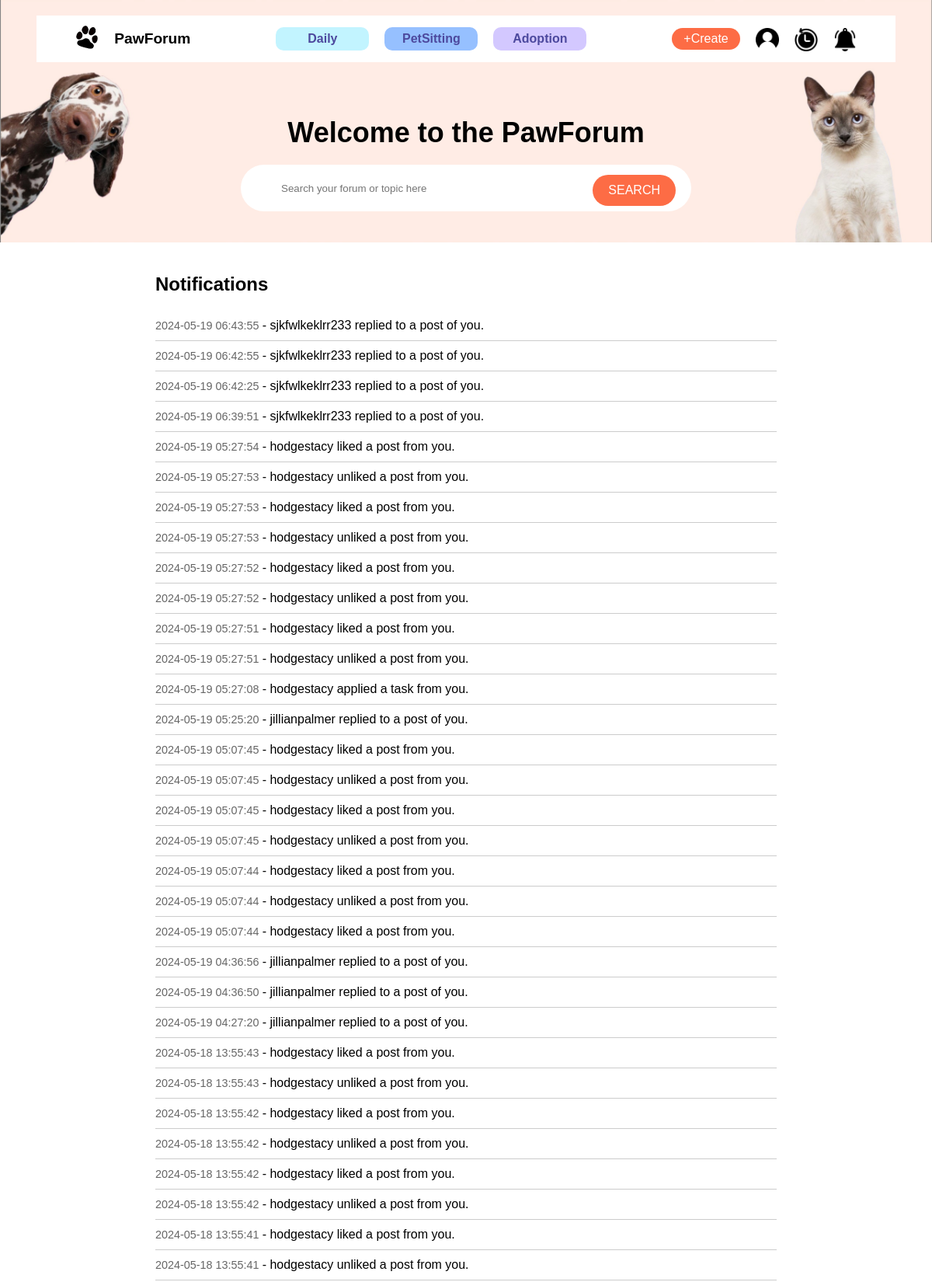
/notification (signed in, upper part), run on the app's committed database.
### app/models.py (models this page shows, shortened)
class Activity(db.Model):
    id = db.Column(db.Integer, primary_key=True)
    user_id = db.Column(db.Integer, db.ForeignKey('user.id'), nullable=False)
    action = db.Column(db.String(255), nullable=False)
    target_user_id = db.Column(db.Integer, nullable=True)
    timestamp = db.Column(db.DateTime, default=datetime.utcnow)
    user = db.relationship('User', backref=db.backref('activities', lazy=True))

class User(db.Model, UserMixin):
    id = db.Column(db.Integer, primary_key=True)
    username = db.Column(db.String(80), unique=True, nullable=False)
    email = db.Column(db.String(120), unique=True, nullable=False)
    password_hash = db.Column(db.String(128))
    phone = db.Column(db.String(15), nullable=True)
    gender = db.Column(db.String(10), nullable=True)
    postcode = db.Column(db.String(10), nullable=True)
    join_at = db.Column(db.DateTime, default=datetime.utcnow)
    pet_type = db.Column(db.String(80), nullable=True)
    user_image = db.Column(db.String(255), nullable=True)
    @property
    def password(self):
        raise AttributeError('password is not a readable attribute')

### app/routes.py (the view)
    @app.route('/notification')
    @login_required
    def notification():
        nav = render_template('components/nav_logged_in.html') if current_user.is_authenticated else render_template('components/nav_logged_out.html')
        notifications = Activity.query.filter(
            Activity.target_user_id == current_user.id
        ).order_by(Activity.timestamp.desc()).all()
        return render_template('notification.html', page_name='Notification', nav=nav, notifications=notifications)

### app/__init__.py (called while the page is built)
def create_app():
    app = Flask(__name__)
    app.config.from_object(Config)
    app.jinja_env.globals['os'] = os
    db.init_app(app)
    migrate = Migrate(app, db)
    database_path = os.path.join(app.root_path, 'app.db')
    if not os.path.exists(database_path):
        open(database_path, 'w').close()
    with app.app_context():
        db.create_all()
    login_manager = LoginManager()
    login_manager.init_app(app)
    login_manager.login_view = 'login'
    @login_manager.user_loader
    def load_user(user_id):
        from .models import User  # Import here to avoid circular dependencies
        return User.query.get(int(user_id))
    from .routes import init_app_routes  # Import routes after db to avoid circular import
    init_app_routes(app)  # Initialize routes
    return app

### app/templates/components/nav_logged_in.html (shortened to what this page needs)
<!DOCTYPE html>
<html lang="en">
  <head>
    <link
      rel="stylesheet"
      href="{{ url_for('static', filename='css/style.css') }}"
    />
  </head>
  <body>
    <nav>
      <div class="navbar">
        <div class="navbar-left">
          <a href="{{ url_for('home') }}">
            <img
              src="{{ url_for('static', filename='image/paw.png') }}"
              alt="Paw Logo"
              class="logo"
            />
          </a>
          <span>PawForum</span>
        </div>
        <div class="nav-links">
          <a href="{{ url_for('home', category='Daily') }}" class="link-daily"
            >Daily</a
          >
          <a
            href="{{ url_for('home', category='PetSitting') }}"
            class="link-petsitting"
            >PetSitting</a
          >
          <a
            href="{{ url_for('home', category='Adoption') }}"
            class="link-adoption"
            >Adoption</a
          >
        </div>
        <div class="nav-right">
          <a href="{{ url_for('post_create') }}"
            ><button class="nav-create">+Create</button></a
          >
          <a href="{{ url_for('profile') }}" class="nav-img"
            ><img src="{{ url_for('static', filename='image/user_icon.png') }}"
          /></a>
          <a href="{{ url_for('activity') }}" class="nav-img"
            ><img src="{{ url_for('static', filename='image/activity.png') }}"
          /></a>
          <a href="{{ url_for('notification') }}" class="nav-img"
            ><img
              src="{{ url_for('static', filename='image/notification.png') }}"
          /></a>
        </div>
      </div>
      <div class="nav-main">
        <h1>Welcome to the PawForum</h1>
        <div class="searchbar">
          <form action="{{ url_for('search')}}" method="GET">
            <input
              type="text"
              name="query"
              placeholder="Search your forum or topic here"
              class="search-input"
              maxlength="100"
            />
            <button type="submit" class="search-btn">SEARCH</button>
          </form>
        </div>
      </div>
    </nav>
  </body>
</html>

### app/templates/notification.html
{% extends "base.html" %} {% block content %}
<div class="notification">
  <div style="display: flex; justify-content: center; margin: 20px">
    <div style="flex: 1; max-width: 800px">
      <h2>Notifications</h2>
      <ul style="list-style-type: none; padding: 0">
        {% for notification in notifications %}
          {% if notification.target_user_id == current_user.id %}
          <li style="border-bottom: 1px solid #ccc; padding: 10px 0">
            <span style="color: #666; font-size: 0.9em">
              {{ notification.timestamp.strftime('%Y-%m-%d %H:%M:%S') }}
            </span>
            - {{ notification.user.username }} {{ notification.action }} you.
          </li>
          {% endif %}
        {% endfor %}
      </ul>
    </div>
  </div>
</div>
{% endblock %}

### app/templates/base.html (shortened to what this page needs)
<!DOCTYPE html>
<html lang="en">
  <head>
    <link
      rel="stylesheet"
      href="{{ url_for('static', filename='css/style.css') }}"
    />
  </head>
  <body>
    {% block navbar %}
    {% if nav %}
        {{ nav|safe }}
      {% else %}
        {% include 'components/nav_logged_out.html' %}
    {% endif %}
    {% endblock %}
    {% block content %}{% endblock %}
    {% block footer %}{% include 'components/footer.html' %}{% endblock %}
  </body>
</html>

### app/templates/components/footer.html (shortened to what this page needs)
<!DOCTYPE html>
<html lang="en">
  <head>
    <link
      rel="stylesheet"
      href="{{ url_for('static', filename='css/style.css') }}"
    />
  </head>
  <body>
  </body>
</html>

### app/static/css/style.css (style rules this page uses)
a { text-decoration: None; cursor: pointer; color: inherit; }
body { font-family: Arial, sans-serif; margin: 0; }
nav { background-image: url("../image/navpic.jpg"); background-size: cover; background-position: center; padding: 40px 0; display: flex; flex-direction: column; align-items: center; justify-content: center; }
.logo { width: 30px; height: 30px; margin-right: 10px; }
.nav-img img { width: 30px; height: 30px; margin-left: 20px; }
.navbar { background-color: white; padding: 5px 50px; height: 50px; display: flex; align-items: center; justify-content: space-between; margin-bottom: 20px; margin-top: -20px; }
.navbar-left { display: flex; align-items: center; }
.navbar-left span { font-weight: bold; margin-left: 10px; font-size: larger; }
.nav-links { display: flex; margin-left: 100px; }
.nav-links a { color: black; text-decoration: none; }
.nav-create { background-color: #fd6c45; color: white; border: none; border-radius: 20px; padding: 5px 15px; cursor: pointer; margin-left: 100px; }
.nav-main { text-align: center; color: black; width: 100%; display: flex; flex-direction: column; align-items: center; justify-content: center; padding-top: 20px; }
.nav-main h1 { font-size: 36px; margin-bottom: 20px; }
.searchbar { display: flex; align-items: center; border-radius: 30px; width: 580px; height: 60px; position: relative; background-color: #fff; }
.search-input[type="text"] { border: none; border-radius: 4px; outline: none; flex: 1; margin-left: 50px; width: 350px; }
.search-btn { position: absolute; right: 20px; top: 55%; transform: translateY(-50%); background-color: #fd6c45; color: white; border: none; border-radius: 30px; padding: 0 20px; height: 40px; cursor: pointer; }
.nav-links a { font-weight: bold; color: #4d499e; text-decoration: none; display: inline-block; width: 120px; text-align: center; padding: 6px 0; border-radius: 10px; margin: 0 10px; }
.SignupForm input, button { margin-bottom: 10px; padding: 15px; font-size: 16px; border-radius: 3px; border: 1px solid #ccc; background-color: rgb(231, 226, 226); }
.link-daily { background-color: #c2f4ff !important; }
.link-petsitting { background-color: #96c0ff !important; }
.link-adoption { background-color: #d3c8ff !important; }
.nav-right { position: relative; top: 5px; display: flex; justify-content: center; }

### data on the page
Activity: timestamp "2024-05-19 06:43:55", user.username "sjkfwlkeklrr233", action "replied to a post of"
Activity: timestamp "2024-05-19 06:42:55", user.username "sjkfwlkeklrr233", action "replied to a post of"
Activity: timestamp "2024-05-19 06:42:25", user.username "sjkfwlkeklrr233", action "replied to a post of"
Activity: timestamp "2024-05-19 06:39:51", user.username "sjkfwlkeklrr233", action "replied to a post of"
Activity: timestamp "2024-05-19 05:27:54", user.username "hodgestacy", action "liked a post from"
Activity: timestamp "2024-05-19 05:27:53", user.username "hodgestacy", action "unliked a post from"
Activity: timestamp "2024-05-19 05:27:53", user.username "hodgestacy", action "liked a post from"
Activity: timestamp "2024-05-19 05:27:53", user.username "hodgestacy", action "unliked a post from"
Activity: timestamp "2024-05-19 05:27:52", user.username "hodgestacy", action "liked a post from"
Activity: timestamp "2024-05-19 05:27:52", user.username "hodgestacy", action "unliked a post from"
Activity: timestamp "2024-05-19 05:27:51", user.username "hodgestacy", action "liked a post from"
Activity: timestamp "2024-05-19 05:27:51", user.username "hodgestacy", action "unliked a post from"
Activity: timestamp "2024-05-19 05:27:08", user.username "hodgestacy", action "applied a task from"
Activity: timestamp "2024-05-19 05:25:20", user.username "jillianpalmer", action "replied to a post of"
Activity: timestamp "2024-05-19 05:07:45", user.username "hodgestacy", action "liked a post from"
Activity: timestamp "2024-05-19 05:07:45", user.username "hodgestacy", action "unliked a post from"
Activity: timestamp "2024-05-19 05:07:45", user.username "hodgestacy", action "liked a post from"
Activity: timestamp "2024-05-19 05:07:45", user.username "hodgestacy", action "unliked a post from"
Activity: timestamp "2024-05-19 05:07:44", user.username "hodgestacy", action "liked a post from"
Activity: timestamp "2024-05-19 05:07:44", user.username "hodgestacy", action "unliked a post from"
Activity: timestamp "2024-05-19 05:07:44", user.username "hodgestacy", action "liked a post from"
Activity: timestamp "2024-05-19 04:36:56", user.username "jillianpalmer", action "replied to a post of"
Activity: timestamp "2024-05-19 04:36:50", user.username "jillianpalmer", action "replied to a post of"
Activity: timestamp "2024-05-19 04:27:20", user.username "jillianpalmer", action "replied to a post of"
Activity: timestamp "2024-05-18 13:55:43", user.username "hodgestacy", action "liked a post from"
Activity: timestamp "2024-05-18 13:55:43", user.username "hodgestacy", action "unliked a post from"
Activity: timestamp "2024-05-18 13:55:42", user.username "hodgestacy", action "liked a post from"
Activity: timestamp "2024-05-18 13:55:42", user.username "hodgestacy", action "unliked a post from"
Activity: timestamp "2024-05-18 13:55:42", user.username "hodgestacy", action "liked a post from"
Activity: timestamp "2024-05-18 13:55:42", user.username "hodgestacy", action "unliked a post from"
Activity: timestamp "2024-05-18 13:55:41", user.username "hodgestacy", action "liked a post from"
Activity: timestamp "2024-05-18 13:55:41", user.username "hodgestacy", action "unliked a post from"
